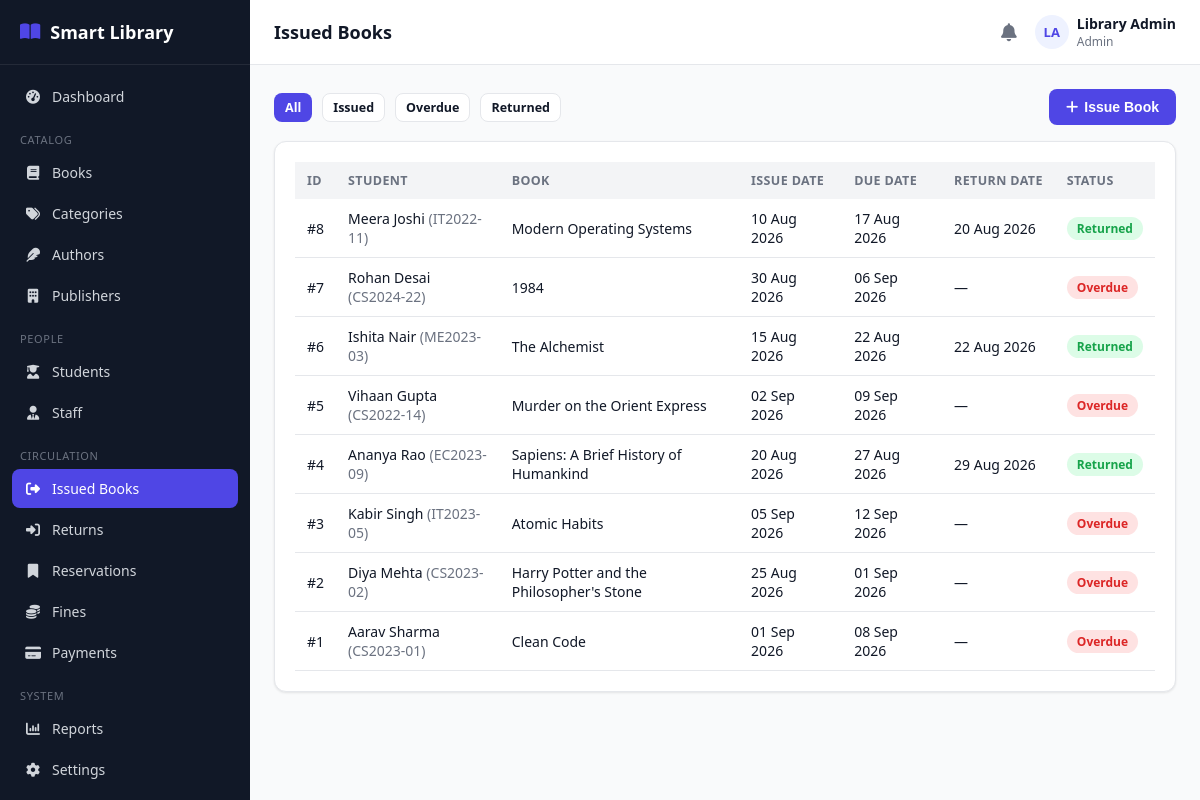
The page /admin/issues.php (signed in) on the database its author committed.
### tables this page shows
CREATE TABLE book_issues (
    id INT AUTO_INCREMENT PRIMARY KEY,
    student_id INT NOT NULL,
    book_id INT NOT NULL,
    issued_by INT DEFAULT NULL,           
    issue_date DATE NOT NULL,
    due_date DATE NOT NULL,
    return_date DATE DEFAULT NULL,
    status ENUM('issued','returned','overdue','lost') NOT NULL DEFAULT 'issued',
    created_at TIMESTAMP DEFAULT CURRENT_TIMESTAMP,
    FOREIGN KEY (student_id) REFERENCES students(id) ON DELETE CASCADE,
    FOREIGN KEY (book_id) REFERENCES books(id) ON DELETE CASCADE,
    FOREIGN KEY (issued_by) REFERENCES users(id) ON DELETE SET NULL
);

CREATE TABLE users (
    id INT AUTO_INCREMENT PRIMARY KEY,
    name VARCHAR(120) NOT NULL,
    email VARCHAR(150) NOT NULL UNIQUE,
    password VARCHAR(255) NOT NULL,
    role ENUM('admin','librarian','student') NOT NULL,
    phone VARCHAR(20) DEFAULT NULL,
    photo VARCHAR(255) DEFAULT NULL,
    status ENUM('active','inactive') NOT NULL DEFAULT 'active',
    reset_token VARCHAR(255) DEFAULT NULL,
    reset_expires DATETIME DEFAULT NULL,
    created_at TIMESTAMP DEFAULT CURRENT_TIMESTAMP,
    updated_at TIMESTAMP DEFAULT CURRENT_TIMESTAMP ON UPDATE CURRENT_TIMESTAMP
);

CREATE TABLE students (
    id INT AUTO_INCREMENT PRIMARY KEY,
    user_id INT NOT NULL,
    roll_number VARCHAR(40) NOT NULL UNIQUE,
    course VARCHAR(100) DEFAULT NULL,
    department VARCHAR(100) DEFAULT NULL,
    year VARCHAR(20) DEFAULT NULL,
    division VARCHAR(20) DEFAULT NULL,
    address VARCHAR(255) DEFAULT NULL,
    registration_date DATE NOT NULL,
    max_books INT NOT NULL DEFAULT 3,
    created_at TIMESTAMP DEFAULT CURRENT_TIMESTAMP,
    updated_at TIMESTAMP DEFAULT CURRENT_TIMESTAMP ON UPDATE CURRENT_TIMESTAMP,
    FOREIGN KEY (user_id) REFERENCES users(id) ON DELETE CASCADE
);

CREATE TABLE books (
    id INT AUTO_INCREMENT PRIMARY KEY,
    isbn VARCHAR(30) NOT NULL UNIQUE,
    title VARCHAR(200) NOT NULL,
    author_id INT DEFAULT NULL,
    category_id INT DEFAULT NULL,
    publisher_id INT DEFAULT NULL,
    publication_year YEAR DEFAULT NULL,
    edition VARCHAR(30) DEFAULT NULL,
    language VARCHAR(40) DEFAULT 'English',
    pages INT DEFAULT NULL,
    price DECIMAL(10,2) DEFAULT 0.00,
    shelf_number VARCHAR(30) DEFAULT NULL,
    total_copies INT NOT NULL DEFAULT 1,
    available_copies INT NOT NULL DEFAULT 1,
    description TEXT DEFAULT NULL,
    image VARCHAR(255) DEFAULT NULL,
    status ENUM('active','inactive') NOT NULL DEFAULT 'active',
    created_at TIMESTAMP DEFAULT CURRENT_TIMESTAMP,
    updated_at TIMESTAMP DEFAULT CURRENT_TIMESTAMP ON UPDATE CURRENT_TIMESTAMP,
    FOREIGN KEY (author_id) REFERENCES authors(id) ON DELETE SET NULL,
    FOREIGN KEY (category_id) REFERENCES categories(id) ON DELETE SET NULL,
    FOREIGN KEY (publisher_id) REFERENCES publishers(id) ON DELETE SET NULL,
    INDEX idx_title (title),
    INDEX idx_isbn (isbn)
);

### admin/issues.php (the view, shortened to what this page needs)
<?php
require_once __DIR__ . '/../includes/functions.php';
require_once __DIR__ . '/../includes/auth-check.php';
$statusFilter = $_GET['status'] ?? 'all';
$where = '';
$issues = $pdo->query("
    SELECT bi.*, b.title, s.roll_number, u.name student_name,
        DATEDIFF(CURDATE(), bi.due_date) late_days
    FROM book_issues bi
    JOIN books b ON b.id=bi.book_id
    JOIN students s ON s.id=bi.student_id
    JOIN users u ON u.id=s.user_id
    $where
    ORDER BY bi.id DESC LIMIT 100")->fetchAll();
include __DIR__ . '/../includes/header.php';
?>
<div class="table-toolbar">
    <div class="filters">
        <a class="btn btn-sm <?= $statusFilter==='all'?'btn-primary':'btn-outline' ?>" href="?status=all">All</a>
        <a class="btn btn-sm <?= $statusFilter==='issued'?'btn-primary':'btn-outline' ?>" href="?status=issued">Issued</a>
        <a class="btn btn-sm <?= $statusFilter==='overdue'?'btn-primary':'btn-outline' ?>" href="?status=overdue">Overdue</a>
        <a class="btn btn-sm <?= $statusFilter==='returned'?'btn-primary':'btn-outline' ?>" href="?status=returned">Returned</a>
    </div>
    <button class="btn btn-primary" data-modal-open="issueModal"><i class="fa-solid fa-plus"></i> Issue Book</button>
</div>
<div class="card">
    <?php if (!$issues): ?>
        <div class="empty-state"><i class="fa-solid fa-book"></i>No records found for this filter.</div>
    <?php else: ?>
    <div class="table-wrap">
        <table class="data-table">
            <thead><tr><th>ID</th><th>Student</th><th>Book</th><th>Issue Date</th><th>Due Date</th><th>Return Date</th><th>Status</th></tr></thead>
            <tbody>
            <?php foreach ($issues as $r):
                $displayStatus = ($r['status'] === 'issued' && strtotime($r['due_date']) < strtotime(date('Y-m-d'))) ? 'overdue' : $r['status'];
            ?>
                <tr>
                    <td>#<?= $r['id'] ?></td>
                    <td><?= e($r['student_name']) ?> <span class="text-muted">(<?= e($r['roll_number']) ?>)</span></td>
                    <td><?= e($r['title']) ?></td>
                    <td><?= fmtDate($r['issue_date']) ?></td>
                    <td><?= fmtDate($r['due_date']) ?></td>
                    <td><?= fmtDate($r['return_date']) ?></td>
                    <td><?= statusBadge($displayStatus) ?></td>
                </tr>
            <?php endforeach; ?>
            </tbody>
        </table>
    </div>
    <?php endif; ?>
</div>
<?php include __DIR__ . '/../includes/footer.php'; ?>

### includes/functions.php (shortened to what this page needs)
<?php
function e($value) {
    return htmlspecialchars($value ?? '', ENT_QUOTES, 'UTF-8');
}
function fmtDate($date) {
    if (empty($date)) return '&mdash;';
    return date('d M Y', strtotime($date));
}
function statusBadge($status) {
    $colors = [
        'active' => 'badge-green', 'available' => 'badge-green', 'paid' => 'badge-green',
        'returned' => 'badge-green', 'completed' => 'badge-green', 'approved' => 'badge-green', 'ready' => 'badge-green',
        'issued' => 'badge-blue', 'pending' => 'badge-yellow',
        'overdue' => 'badge-red', 'inactive' => 'badge-gray', 'cancelled' => 'badge-gray',
        'expired' => 'badge-gray', 'lost' => 'badge-red', 'damaged' => 'badge-red', 'waived' => 'badge-gray',
    ];
    $class = $colors[$status] ?? 'badge-gray';
    return '<span class="badge ' . $class . '">' . e(ucfirst($status)) . '</span>';
}

### assets/css/style.css (style rules this page uses)
:root { --primary: #4f46e5; --primary-dark: #4338ca; --primary-light: #eef2ff; --success: #16a34a; --success-light: #dcfce7; --warning: #ca8a04; --warning-light: #fef9c3; --danger: #dc2626; --danger-light: #fee2e2; --gray: #6b7280; --gray-light: #f3f4f6; --border: #e5e7eb; --text: #111827; --text-muted: #6b7280; --bg: #f9fafb; --white: #ffffff; --sidebar-w: 250px; --radius: 12px; --shadow: 0 1px 3px rgba(0,0,0,0.06), 0 1px 2px rgba(0,0,0,0.04); }
* { box-sizing: border-box; }
body { margin: 0; font-family: 'Segoe UI', system-ui, -apple-system, Roboto, sans-serif; background: var(--bg); color: var(--text); font-size: 15px; }
a { color: var(--primary); text-decoration: none; }
.card { background: var(--white); border: 1px solid var(--border); border-radius: var(--radius); box-shadow: var(--shadow); padding: 20px; }
.btn { display: inline-flex; align-items: center; gap: 6px; padding: 9px 16px; border-radius: 8px; border: 1px solid transparent; font-size: 14px; font-weight: 600; cursor: pointer; text-decoration: none; }
.btn-primary { background: var(--primary); color: #fff; }
.btn-outline { background: #fff; border-color: var(--border); color: var(--text); }
.btn-sm { padding: 5px 10px; font-size: 12.5px; }
.table-wrap { overflow-x: auto; }
table.data-table { width: 100%; border-collapse: collapse; font-size: 14px; }
.data-table th { text-align: left; padding: 10px 12px; background: var(--gray-light); font-weight: 700; font-size: 12.5px; text-transform: uppercase; letter-spacing: 0.03em; color: var(--text-muted); white-space: nowrap; }
.data-table td { padding: 10px 12px; border-bottom: 1px solid var(--border); vertical-align: middle; }
.table-toolbar { display: flex; justify-content: space-between; align-items: center; margin-bottom: 16px; gap: 12px; flex-wrap: wrap; }
.table-toolbar .filters { display: flex; gap: 10px; flex-wrap: wrap; }
.badge { padding: 3px 10px; border-radius: 999px; font-size: 12px; font-weight: 700; display: inline-block; }
.badge-green { background: var(--success-light); color: var(--success); }
.badge-red { background: var(--danger-light); color: var(--danger); }
.text-muted { color: var(--text-muted); }

### rows shown on the page
book_issues: id "8", users.name "Meera Joshi", student.roll_number "IT2022-11", book.title "Modern Operating Systems", issue_date "10 Aug 2026", due_date "17 Aug 2026", return_date "20 Aug 2026", status "Returned"
book_issues: id "7", users.name "Rohan Desai", student.roll_number "CS2024-22", book.title "1984", issue_date "30 Aug 2026", due_date "06 Sep 2026", return_date "—"
book_issues: id "6", users.name "Ishita Nair", student.roll_number "ME2023-03", book.title "The Alchemist", issue_date "15 Aug 2026", due_date "22 Aug 2026", return_date "22 Aug 2026", status "Returned"
book_issues: id "5", users.name "Vihaan Gupta", student.roll_number "CS2022-14", book.title "Murder on the Orient Express", issue_date "02 Sep 2026", due_date "09 Sep 2026", return_date "—"
book_issues: id "4", users.name "Ananya Rao", student.roll_number "EC2023-09", book.title "Sapiens: A Brief History of Humankind", issue_date "20 Aug 2026", due_date "27 Aug 2026", return_date "29 Aug 2026", status "Returned"
book_issues: id "3", users.name "Kabir Singh", student.roll_number "IT2023-05", book.title "Atomic Habits", issue_date "05 Sep 2026", due_date "12 Sep 2026", return_date "—"
book_issues: id "2", users.name "Diya Mehta", student.roll_number "CS2023-02", book.title "Harry Potter and the Philosopher's Stone", issue_date "25 Aug 2026", due_date "01 Sep 2026", return_date "—", status "Overdue"
book_issues: id "1", users.name "Aarav Sharma", student.roll_number "CS2023-01", book.title "Clean Code", issue_date "01 Sep 2026", due_date "08 Sep 2026", return_date "—"

### other values the page prints
$label "Dashboard"
$item['_section'] "CATALOG"
$label "Books"
$label "Categories"
$label "Authors"
$label "Publishers"
$item['_section'] "PEOPLE"
$label "Students"
$label "Staff"
$item['_section'] "CIRCULATION"
$label "Issued Books"
$label "Returns"
$label "Reservations"
$label "Fines"
$label "Payments"
